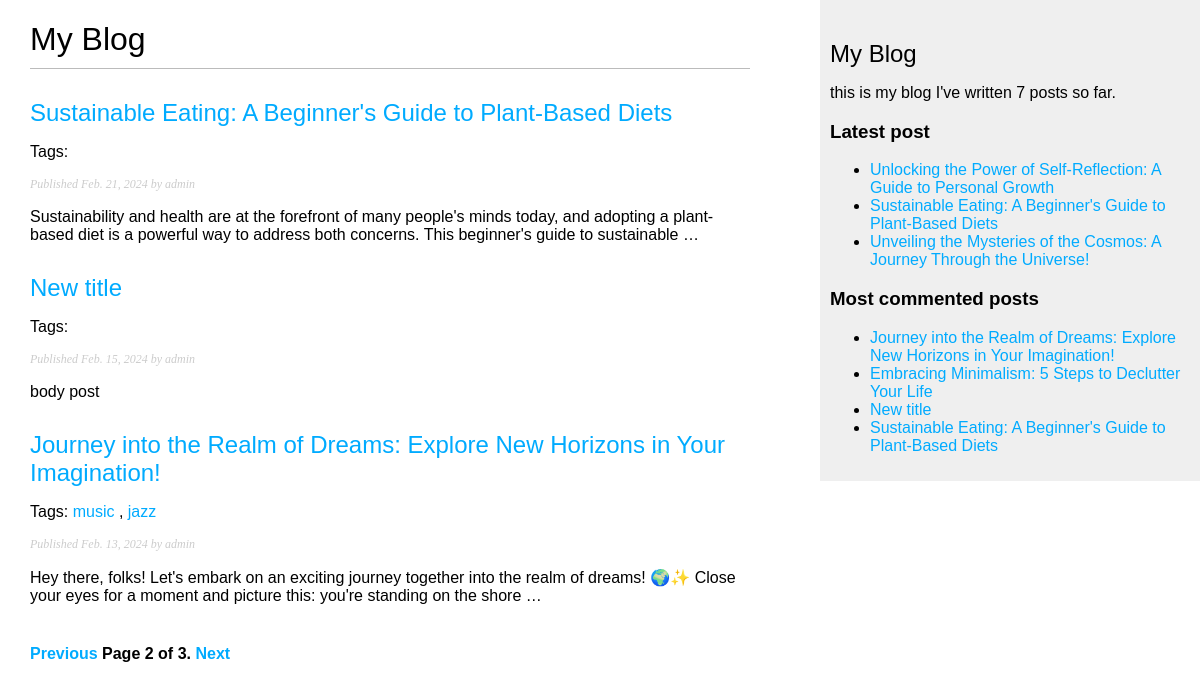
Screenshot of /blog/?page=2 with the database file from the repository.
### blog/models.py (models this page shows, shortened)
class Post(models.Model):
    class Status(models.TextChoices):
        DRAFT = 'DF', 'Draft'
        PUBLISHED = 'PB', 'Published'
    title = models.CharField(max_length=250)
    slug = models.SlugField(max_length=250, unique_for_date='publish')
    author = models.ForeignKey(User,
                               on_delete=models.CASCADE,
                               related_name='blog_posts')
    body = models.TextField()
    publish = models.DateField(default=timezone.now)
    created = models.DateField(auto_now_add=True)
    updated = models.DateField(auto_now=True)
    status = models.CharField(max_length=2,
                              choices=Status.choices,
                              default=Status.DRAFT)
    objects = models.Manager()
    published = PublishedManager()
    tags = TaggableManager()
    class Meta:
        ordering = ['-publish']
        indexes = [
            models.Index(fields=['-publish']),
        ]
    def get_absolute_url(self):
        return reverse('blog:post_detail', args=[self.publish.year,
                                                 self.publish.month,
                                                 self.publish.day,
                                                 self.slug])

### blog/views.py (the view)
# urls.py: path('', views.post_list, name='post_list'),
def post_list(request, tag_slug=None):
    post_list = Post.published.all()
    tag = None
    if tag_slug:
        tag = get_object_or_404(Tag, slug=tag_slug)
        post_list = post_list.filter(tags__in=[tag])
    paginator = Paginator(post_list, 3)
    page_number = request.GET.get('page', 1)
    try:
        posts = paginator.page(page_number)
    except PageNotAnInteger:
        posts = paginator.page(1)
    except EmptyPage:
        posts = paginator.page(paginator.num_pages)
    return render(request, 'blog/post/list.html', {'posts': posts, 'tag': tag})

### blog/models.py (called while the page is built)
    def get_queryset(self):
        return super().get_queryset()\
                        .filter(status=Post.Status.PUBLISHED)

### blog/templatetags/blog_tags.py (called while the page is built)
@register.simple_tag
def total_posts():
    return Post.published.count()

@register.simple_tag
def get_most_commented_posts(count=2):
    return Post.published.annotate(total_comments=Count('comments')).order_by('-total_comments')[::count]

@register.inclusion_tag('blog/post/latest_posts.html')
def show_latest_posts(count=5):
    latest_posts = Post.published.order_by('-publish')[::count]
    return {'latest_posts': latest_posts}

### blog/templates/blog/post/list.html (shortened to what this page needs)
{% extends "blog/base.html" %}
{% block content %}
    <h1>My Blog</h1>
    {% for post in posts %}
        <h2>
            <a href="{{ post.get_absolute_url }}"> {{ post.title }}</a>
        </h2>
        <p class="tags">
            Tags:
            {% for tag in post.tags.all %}
                <a href="{% url 'blog:post_list_by_tag' tag.slug %}">
                    {{ tag.name }}
                </a>
                {% if not forloop.last %}, {% endif %}
            {% endfor %}
        </p>
        <p class="date">
            Published {{ post.publish }} by {{ post.author }}
        </p>
        {{ post.body|truncatewords:30|linebreaks }}
    {% endfor %}
    {% include "pagination.html" with page=posts %}
{% endblock %}

### blog/templates/blog/base.html (shortened to what this page needs)
{% load blog_tags %}
{% load static %}
<!DOCTYPE html>
<html lang="en">
<head>
    <link href="{% static 'css/blog.css' %}" rel="stylesheet">
</head>
<body>
    <div id="content">
        {% block content %}
        {% endblock %}
    </div>
    <div id="sidebar">
        <h2>My Blog</h2>
        <p>
            this is my blog
            I've written {% total_posts %} posts so far.
        </p>
        <h3>Latest post</h3>
        {% show_latest_posts 3 %}
        <h3>Most commented posts</h3>
        {% get_most_commented_posts as most_commented_posts %}
        <ul>
            {% for post in most_commented_posts %}
            <li>
                <a href="{{ post.get_absolute_url }}">{{ post.title }}</a>
            </li>
            {% endfor %}
        </ul>
    </div>
</body>
</html>

### blog/templates/blog/post/latest_posts.html
<ul>
    {% for post in latest_posts %}
    <li>
        <a href="{{ post.get_absolute_url }}">{{ post.title }}</a>
    </li>
    {% endfor %}
</ul>

### blog/static/css/blog.css (style rules this page uses)
body { margin:0; padding:0; font-family:helvetica, sans-serif; }
a { color:#00abff; text-decoration:none; }
h1 { font-weight:normal; border-bottom:1px solid #bbb; padding:0 0 10px 0; }
h2 { font-weight:normal; margin:30px 0 0; }
#content { float:left; width:60%; padding:0 0 0 30px; }
#sidebar { float:right; width:30%; padding:10px; background:#efefef; height:100%; }
p.date { color:#ccc; font-family: georgia, serif; font-size: 12px; font-style: italic; }

### rows the page displays
Post: title "Sustainable Eating: A Beginner's Guide to Plant-Based Diets", publish "Feb. 21, 2024", author "admin", body "Sustainability and health are at the forefront of many people's minds today, and adopting a plant-based diet is a powerful way to address both concerns. This beginner's guide to sustainable …"
Post: title "New title", publish "Feb. 15, 2024", author "admin", body "body post"
Post: title "Journey into the Realm of Dreams: Explore New Horizons in Your Imagination!", publish "Feb. 13, 2024", author "admin", body "Hey there, folks! Let's embark on an exciting journey together into the realm of dreams! 🌍✨ Close your eyes for a moment and picture this: you're standing on the shore …"
Tag: name "music"
Tag: name "jazz"
Post: title "Unlocking the Power of Self-Reflection: A Guide to Personal Growth"
Post: title "Unveiling the Mysteries of the Cosmos: A Journey Through the Universe!"
Post: title "Embracing Minimalism: 5 Steps to Declutter Your Life"

### other values shown
{{ page.number }} "2"
{{ page.paginator.num_pages }} "3"
